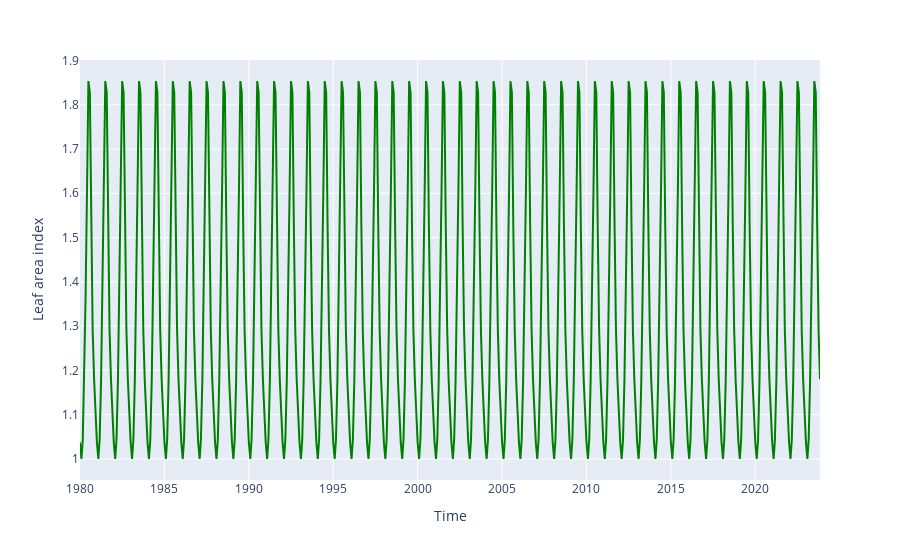

The notebook cell saved with this chart:
### Code cell
lai_fig = px.line(lai_data, x="Time", y="Leaf area index")
lai_fig.update_traces(line=dict(color='green'))
lai_fig.show()

### Figure 1 — Plotly figure (JSON) as saved in the notebook; plotly's stock layout.template omitted (floating-point values rounded to 4 significant figures; data arrays with more than 128 entries replaced by an {"elided": "..."} marker saying what was removed)
{"data": [{"hovertemplate": "Time=%{x}<br>Leaf area index=%{y}<extra></extra>", "legendgroup": "", "line": {"color": "green", "dash": "solid"}, "marker": {"symbol": "circle"}, "mode": "lines", "name": "", "orientation": "v", "showlegend": false, "type": "scatter", "x": {"elided": "527 str values"}, "xaxis": "x", "y": {"elided": "527 float values"}, "yaxis": "y"}], "layout": {"legend": {"tracegroupgap": 0}, "margin": {"t": 60}, "xaxis": {"anchor": "y", "domain": [0, 1], "title": {"text": "Time"}}, "yaxis": {"anchor": "x", "domain": [0, 1], "title": {"text": "Leaf area index"}}}}
